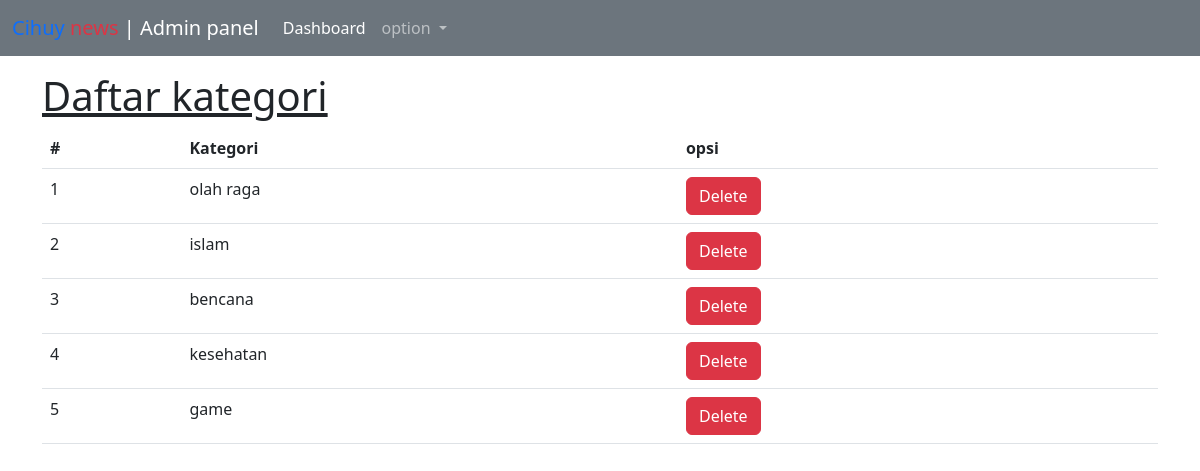
Screenshot of /admin/daftarkategori.php (signed in) with the database file from the repository.
### tables this page shows
CREATE TABLE `kategori` (
  `id` int(11) NOT NULL,
  `kategori` varchar(200) NOT NULL
);

### admin/sistem/query.php (called while the page is built)
<?php
require 'config.php';
function query($query) {
    global $conn;
	$result = mysqli_query($conn, $query);
	$rows = [];
	while( $row = mysqli_fetch_assoc($result) ) {
		$rows[] = $row;
	}
	return $rows;
}
?>

### admin/include/tablekategori.php (the view)
<table class="table">
    <tr>
      <th >#</th>
      <th >Kategori</th>
      <th >opsi</th>
    </tr>
<tr>
<?php $i = 1; ?>
  <?php foreach($allkategori as $kategori) : ?>
      <td><?= $i; ?></th>
      <td><?= $kategori['kategori']; ?></td>
      <td><a class="btn btn-danger" href="delkategori.php?id=<?= $kategori['id']; ?>" onclick="return confirm('yakin ?');">Delete</a></td>
    </tr>
    <?php $i++; ?>
    <?php endforeach; ?>
</table>

### rows the page displays
kategori: kategori "olah raga"
kategori: kategori "islam"
kategori: kategori "bencana"
kategori: kategori "kesehatan"
kategori: kategori "game"
